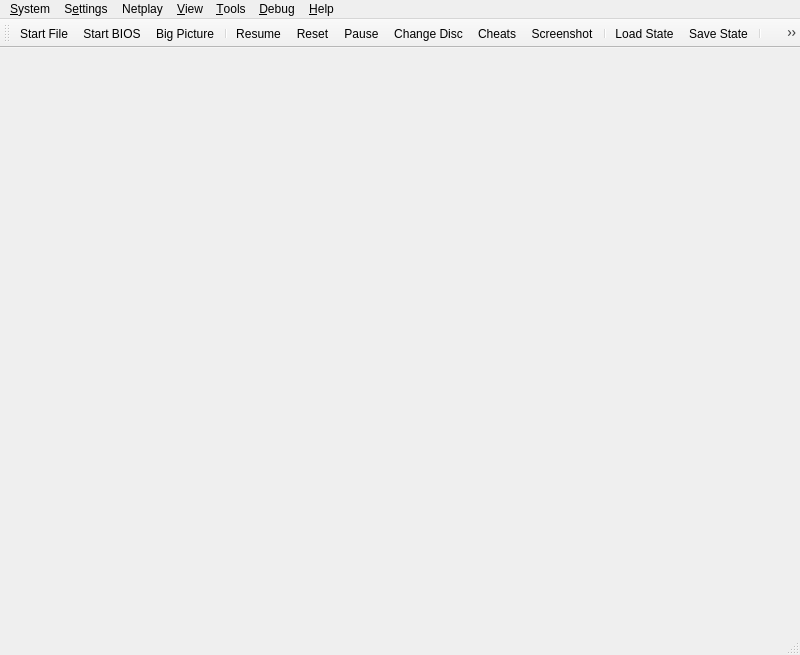
<?xml version="1.0" encoding="UTF-8"?>
<ui version="4.0">
 <class>MainWindow</class>
 <widget class="QMainWindow" name="MainWindow">
  <property name="geometry">
   <rect>
    <x>0</x>
    <y>0</y>
    <width>800</width>
    <height>655</height>
   </rect>
  </property>
  <property name="acceptDrops">
   <bool>true</bool>
  </property>
  <property name="windowTitle">
   <string>DuckStation</string>
  </property>
  <property name="windowIcon">
   <iconset resource="resources/resources.qrc">
    <normaloff>:/icons/duck.png</normaloff>:/icons/duck.png</iconset>
  </property>
  <widget class="QStackedWidget" name="mainContainer"/>
  <widget class="QMenuBar" name="menuBar">
   <property name="geometry">
    <rect>
     <x>0</x>
     <y>0</y>
     <width>800</width>
     <height>21</height>
    </rect>
   </property>
   <widget class="QMenu" name="menuSystem">
    <property name="title">
     <string>&amp;System</string>
    </property>
    <widget class="QMenu" name="menuChangeDisc">
     <property name="title">
      <string>Change Disc</string>
     </property>
     <property name="icon">
      <iconset theme="disc-line">
       <normaloff>.</normaloff>.</iconset>
     </property>
     <actiongroup name="actionGroupChangeDiscSubImages"/>
     <addaction name="actionChangeDiscFromFile"/>
     <addaction name="actionChangeDiscFromDevice"/>
     <addaction name="actionChangeDiscFromGameList"/>
     <addaction name="actionRemoveDisc"/>
     <addaction name="separator"/>
    </widget>
    <widget class="QMenu" name="menuCheats">
     <property name="title">
      <string>Cheats</string>
     </property>
     <property name="icon">
      <iconset theme="cheats-line">
       <normaloff>.</normaloff>.</iconset>
     </property>
    </widget>
    <widget class="QMenu" name="menuLoadState">
     <property name="title">
      <string>Load State</string>
     </property>
     <property name="icon">
      <iconset theme="folder-open-line">
       <normaloff>.</normaloff>.</iconset>
     </property>
    </widget>
    <widget class="QMenu" name="menuSaveState">
     <property name="title">
      <string>Save State</string>
     </property>
     <property name="icon">
      <iconset theme="save-3-line">
       <normaloff>.</normaloff>.</iconset>
     </property>
    </widget>
    <addaction name="actionStartFile"/>
    <addaction name="actionStartDisc"/>
    <addaction name="actionStartBios"/>
    <addaction name="actionStartFullscreenUI"/>
    <addaction name="actionResumeLastState"/>
    <addaction name="separator"/>
    <addaction name="actionPowerOff"/>
    <addaction name="actionPowerOffWithoutSaving"/>
    <addaction name="actionReset"/>
    <addaction name="actionPause"/>
    <addaction name="menuChangeDisc"/>
    <addaction name="separator"/>
    <addaction name="menuCheats"/>
    <addaction name="actionScreenshot"/>
    <addaction name="separator"/>
    <addaction name="menuLoadState"/>
    <addaction name="menuSaveState"/>
    <addaction name="separator"/>
    <addaction name="actionExit"/>
   </widget>
   <widget class="QMenu" name="menuSettings">
    <property name="title">
     <string>S&amp;ettings</string>
    </property>
    <widget class="QMenu" name="menuSettingsTheme">
     <property name="title">
      <string>Theme</string>
     </property>
     <property name="icon">
      <iconset theme="paint-brush-line">
       <normaloff>.</normaloff>.</iconset>
     </property>
    </widget>
    <widget class="QMenu" name="menuSettingsLanguage">
     <property name="title">
      <string>Language</string>
     </property>
     <property name="icon">
      <iconset theme="global-line">
       <normaloff>.</normaloff>.</iconset>
     </property>
    </widget>
    <addaction name="actionViewGameProperties"/>
    <addaction name="separator"/>
    <addaction name="actionGeneralSettings"/>
    <addaction name="actionGameListSettings"/>
    <addaction name="actionBIOSSettings"/>
    <addaction name="actionConsoleSettings"/>
    <addaction name="actionEmulationSettings"/>
    <addaction name="actionMemoryCardSettings"/>
    <addaction name="actionDisplaySettings"/>
    <addaction name="actionEnhancementSettings"/>
    <addaction name="actionPostProcessingSettings"/>
    <addaction name="actionAudioSettings"/>
    <addaction name="actionAchievementSettings"/>
    <addaction name="actionFolderSettings"/>
    <addaction name="actionAdvancedSettings"/>
    <addaction name="separator"/>
    <addaction name="actionControllerSettings"/>
    <addaction name="actionHotkeySettings"/>
    <addaction name="separator"/>
    <addaction name="actionAddGameDirectory"/>
    <addaction name="actionScanForNewGames"/>
    <addaction name="actionRescanAllGames"/>
    <addaction name="separator"/>
    <addaction name="menuSettingsLanguage"/>
    <addaction name="menuSettingsTheme"/>
   </widget>
   <widget class="QMenu" name="menuHelp">
    <property name="title">
     <string>&amp;Help</string>
    </property>
    <addaction name="actionGitHubRepository"/>
    <addaction name="actionIssueTracker"/>
    <addaction name="actionDiscordServer"/>
    <addaction name="separator"/>
    <addaction name="actionCheckForUpdates"/>
    <addaction name="separator"/>
    <addaction name="actionViewThirdPartyNotices" />
    <addaction name="actionAboutQt"/>
    <addaction name="actionAbout"/>
   </widget>
   <widget class="QMenu" name="menuDebug">
    <property name="title">
     <string>&amp;Debug</string>
    </property>
    <widget class="QMenu" name="menuRenderer">
     <property name="title">
      <string>Switch GPU Renderer</string>
     </property>
    </widget>
    <widget class="QMenu" name="menuCPUExecutionMode">
     <property name="title">
      <string>Switch CPU Emulation Mode</string>
     </property>
    </widget>
    <widget class="QMenu" name="menuCropMode">
     <property name="title">
      <string>Switch Crop Mode</string>
     </property>
    </widget>
    <addaction name="menuCPUExecutionMode"/>
    <addaction name="menuRenderer"/>
    <addaction name="menuCropMode"/>
    <addaction name="actionDisableAllEnhancements"/>
    <addaction name="actionDisableInterlacing"/>
    <addaction name="actionForceNTSCTimings"/>
    <addaction name="separator"/>
    <addaction name="actionCPUDebugger"/>
    <addaction name="actionEnableGDBServer"/>
    <addaction name="separator"/>
    <addaction name="actionDumpRAM"/>
    <addaction name="actionDumpVRAM"/>
    <addaction name="actionDumpSPURAM"/>
    <addaction name="separator"/>
    <addaction name="actionDebugDumpCPUtoVRAMCopies"/>
    <addaction name="actionDebugDumpVRAMtoCPUCopies"/>
    <addaction name="actionDumpAudio"/>
    <addaction name="separator"/>
    <addaction name="actionDebugShowVRAM"/>
    <addaction name="actionDebugShowGPUState"/>
    <addaction name="actionDebugShowCDROMState"/>
    <addaction name="actionDebugShowSPUState"/>
    <addaction name="actionDebugShowTimersState"/>
    <addaction name="actionDebugShowMDECState"/>
    <addaction name="actionDebugShowDMAState"/>
   </widget>
   <widget class="QMenu" name="menu_View">
    <property name="title">
     <string>&amp;View</string>
    </property>
    <widget class="QMenu" name="menuWindowSize">
     <property name="title">
      <string>&amp;Window Size</string>
     </property>
    </widget>
    <addaction name="actionViewToolbar"/>
    <addaction name="actionViewLockToolbar"/>
    <addaction name="actionViewStatusBar"/>
    <addaction name="separator"/>
    <addaction name="actionViewGameList"/>
    <addaction name="actionViewGameGrid"/>
    <addaction name="actionViewSystemDisplay"/>
    <addaction name="separator"/>
    <addaction name="actionFullscreen"/>
    <addaction name="menuWindowSize"/>
    <addaction name="separator"/>
    <addaction name="actionGridViewShowTitles"/>
    <addaction name="actionGridViewZoomIn"/>
    <addaction name="actionGridViewZoomOut"/>
    <addaction name="actionGridViewRefreshCovers"/>
   </widget>
   <widget class="QMenu" name="menu_Tools">
    <property name="title">
     <string>&amp;Tools</string>
    </property>
    <addaction name="actionMemory_Card_Editor"/>
    <addaction name="actionCoverDownloader"/>
    <addaction name="actionCheatManager"/>
    <addaction name="separator"/>
    <addaction name="actionOpenDataDirectory"/>
   </widget>
   <widget class="QMenu" name="menuNetplay">
    <property name="title">
     <string>Netplay</string>
    </property>
    <addaction name="separator"/>
    <addaction name="actionCreateNetplaySession"/>
    <addaction name="actionJoinNetplaySession"/>
   </widget>
   <addaction name="menuSystem"/>
   <addaction name="menuSettings"/>
   <addaction name="menuNetplay"/>
   <addaction name="menu_View"/>
   <addaction name="menu_Tools"/>
   <addaction name="menuDebug"/>
   <addaction name="menuHelp"/>
  </widget>
  <widget class="QToolBar" name="toolBar">
   <property name="windowTitle">
    <string>toolBar</string>
   </property>
   <property name="iconSize">
    <size>
     <width>32</width>
     <height>32</height>
    </size>
   </property>
   <property name="toolButtonStyle">
    <enum>Qt::ToolButtonTextUnderIcon</enum>
   </property>
   <attribute name="toolBarArea">
    <enum>TopToolBarArea</enum>
   </attribute>
   <attribute name="toolBarBreak">
    <bool>false</bool>
   </attribute>
   <addaction name="actionStartFile"/>
   <addaction name="actionStartBios"/>
   <addaction name="actionStartFullscreenUI2"/>
   <addaction name="separator"/>
   <addaction name="actionResumeLastState"/>
   <addaction name="actionReset"/>
   <addaction name="actionPause"/>
   <addaction name="actionChangeDisc"/>
   <addaction name="actionCheats"/>
   <addaction name="actionScreenshot"/>
   <addaction name="separator"/>
   <addaction name="actionLoadState"/>
   <addaction name="actionSaveState"/>
   <addaction name="separator"/>
   <addaction name="actionFullscreen"/>
   <addaction name="actionSettings2"/>
   <addaction name="actionControllerSettings"/>
  </widget>
  <widget class="QStatusBar" name="statusBar"/>
  <action name="actionStartFile">
   <property name="icon">
    <iconset theme="file-line">
     <normaloff>.</normaloff>.</iconset>
   </property>
   <property name="text">
    <string>Start &amp;File...</string>
   </property>
  </action>
  <action name="actionStartDisc">
   <property name="icon">
    <iconset theme="disc-line">
     <normaloff>.</normaloff>.</iconset>
   </property>
   <property name="text">
    <string>Start &amp;Disc...</string>
   </property>
  </action>
  <action name="actionStartBios">
   <property name="icon">
    <iconset theme="chip-line">
     <normaloff>.</normaloff>.</iconset>
   </property>
   <property name="text">
    <string>Start &amp;BIOS</string>
   </property>
  </action>
  <action name="actionScanForNewGames">
   <property name="icon">
    <iconset theme="file-search-line">
     <normaloff>.</normaloff>.</iconset>
   </property>
   <property name="text">
    <string>&amp;Scan For New Games</string>
   </property>
  </action>
  <action name="actionRescanAllGames">
   <property name="icon">
    <iconset theme="refresh-line">
     <normaloff>.</normaloff>.</iconset>
   </property>
   <property name="text">
    <string>&amp;Rescan All Games</string>
   </property>
  </action>
  <action name="actionPowerOff">
   <property name="icon">
    <iconset theme="shut-down-line">
     <normaloff>.</normaloff>.</iconset>
   </property>
   <property name="text">
    <string>Power &amp;Off</string>
   </property>
  </action>
  <action name="actionReset">
   <property name="icon">
    <iconset theme="restart-line">
     <normaloff>.</normaloff>.</iconset>
   </property>
   <property name="text">
    <string>&amp;Reset</string>
   </property>
  </action>
  <action name="actionPause">
   <property name="checkable">
    <bool>true</bool>
   </property>
   <property name="icon">
    <iconset theme="pause-line">
     <normaloff>.</normaloff>.</iconset>
   </property>
   <property name="text">
    <string>&amp;Pause</string>
   </property>
  </action>
  <action name="actionLoadState">
   <property name="icon">
    <iconset theme="folder-open-line">
     <normaloff>.</normaloff>.</iconset>
   </property>
   <property name="text">
    <string>&amp;Load State</string>
   </property>
  </action>
  <action name="actionSaveState">
   <property name="icon">
    <iconset theme="save-3-line">
     <normaloff>.</normaloff>.</iconset>
   </property>
   <property name="text">
    <string>&amp;Save State</string>
   </property>
  </action>
  <action name="actionExit">
   <property name="icon">
    <iconset theme="door-open-line">
     <normaloff>.</normaloff>.</iconset>
   </property>
   <property name="text">
    <string>E&amp;xit</string>
   </property>
  </action>
  <action name="actionBIOSSettings">
   <property name="icon">
    <iconset theme="chip-line">
     <normaloff>.</normaloff>.</iconset>
   </property>
   <property name="text">
    <string>B&amp;IOS</string>
   </property>
  </action>
  <action name="actionConsoleSettings">
   <property name="icon">
    <iconset theme="chip-2-line">
     <normaloff>.</normaloff>.</iconset>
   </property>
   <property name="text">
    <string>C&amp;onsole</string>
   </property>
  </action>
  <action name="actionEmulationSettings">
   <property name="icon">
    <iconset theme="emulation-line">
     <normaloff>.</normaloff>.</iconset>
   </property>
   <property name="text">
    <string>E&amp;mulation</string>
   </property>
  </action>
  <action name="actionControllerSettings">
   <property name="icon">
    <iconset theme="controller-digital-line">
     <normaloff>.</normaloff>.</iconset>
   </property>
   <property name="text">
    <string>&amp;Controllers</string>
   </property>
  </action>
  <action name="actionHotkeySettings">
   <property name="icon">
    <iconset theme="keyboard-line">
     <normaloff>.</normaloff>.</iconset>
   </property>
   <property name="text">
    <string>&amp;Hotkeys</string>
   </property>
  </action>
  <action name="actionDisplaySettings">
   <property name="icon">
    <iconset theme="image-fill">
     <normaloff>.</normaloff>.</iconset>
   </property>
   <property name="text">
    <string>&amp;Display</string>
   </property>
  </action>
  <action name="actionEnhancementSettings">
   <property name="icon">
    <iconset theme="sparkle-fill">
     <normaloff>.</normaloff>.</iconset>
   </property>
   <property name="text">
    <string>&amp;Enhancements</string>
   </property>
  </action>
  <action name="actionPostProcessingSettings">
   <property name="icon">
    <iconset theme="sun-fill">
     <normaloff>.</normaloff>.</iconset>
   </property>
   <property name="text">
    <string>&amp;Post-Processing</string>
   </property>
  </action>
  <action name="actionFullscreen">
   <property name="icon">
    <iconset theme="fullscreen-line">
     <normaloff>.</normaloff>.</iconset>
   </property>
   <property name="text">
    <string>Fullscreen</string>
   </property>
  </action>
  <action name="actionResolution_Scale">
   <property name="text">
    <string>Resolution Scale</string>
   </property>
  </action>
  <action name="actionGitHubRepository">
   <property name="icon">
    <iconset resource="resources/resources.qrc">
     <normaloff>:/icons/github.png</normaloff>:/icons/github.png</iconset>
   </property>
   <property name="text">
    <string>&amp;GitHub Repository...</string>
   </property>
  </action>
  <action name="actionIssueTracker">
   <property name="icon">
    <iconset resource="resources/resources.qrc">
     <normaloff>:/icons/IssueTracker.png</normaloff>:/icons/IssueTracker.png</iconset>
   </property>
   <property name="text">
    <string>&amp;Issue Tracker...</string>
   </property>
  </action>
  <action name="actionDiscordServer">
   <property name="icon">
    <iconset resource="resources/resources.qrc">
     <normaloff>:/icons/discord.png</normaloff>:/icons/discord.png</iconset>
   </property>
   <property name="text">
    <string>&amp;Discord Server...</string>
   </property>
  </action>
  <action name="actionCheckForUpdates">
   <property name="icon">
    <iconset theme="download-2-line">
     <normaloff>.</normaloff>.</iconset>
   </property>
   <property name="text">
    <string>Check for &amp;Updates...</string>
   </property>
  </action>
  <action name="actionViewThirdPartyNotices">
   <property name="text">
    <string>View Third-Party Notices...</string>
   </property>
  </action>
  <action name="actionAboutQt">
   <property name="icon">
    <iconset resource="resources/resources.qrc">
     <normaloff>:/icons/QT.png</normaloff>:/icons/QT.png</iconset>
   </property>
   <property name="text">
    <string>About &amp;Qt...</string>
   </property>
  </action>
  <action name="actionAbout">
   <property name="icon">
    <iconset resource="resources/resources.qrc">
     <normaloff>:/icons/duck_64.png</normaloff>:/icons/duck_64.png</iconset>
   </property>
   <property name="text">
    <string>&amp;About DuckStation...</string>
   </property>
  </action>
  <action name="actionChangeDisc">
   <property name="icon">
    <iconset theme="disc-line">
     <normaloff>.</normaloff>.</iconset>
   </property>
   <property name="text">
    <string>Change Disc...</string>
   </property>
  </action>
  <action name="actionCheats">
   <property name="icon">
    <iconset theme="cheats-line">
     <normaloff>.</normaloff>.</iconset>
   </property>
   <property name="text">
    <string>Cheats...</string>
   </property>
  </action>
  <action name="actionAudioSettings">
   <property name="icon">
    <iconset theme="volume-up-line">
     <normaloff>.</normaloff>.</iconset>
   </property>
   <property name="text">
    <string>Audio</string>
   </property>
  </action>
  <action name="actionAchievementSettings">
   <property name="icon">
    <iconset theme="trophy-line">
     <normaloff>.</normaloff>.</iconset>
   </property>
   <property name="text">
    <string>Achievements</string>
   </property>
  </action>
  <action name="actionFolderSettings">
   <property name="icon">
    <iconset theme="folder-open-line">
     <normaloff>.</normaloff>.</iconset>
   </property>
   <property name="text">
    <string>Folders</string>
   </property>
  </action>
  <action name="actionGameListSettings">
   <property name="icon">
    <iconset theme="folder-open-line">
     <normaloff>.</normaloff>.</iconset>
   </property>
   <property name="text">
    <string>Game List</string>
   </property>
  </action>
  <action name="actionGeneralSettings">
   <property name="icon">
    <iconset theme="settings-3-line">
     <normaloff>.</normaloff>.</iconset>
   </property>
   <property name="text">
    <string>General</string>
   </property>
  </action>
  <action name="actionAdvancedSettings">
   <property name="icon">
    <iconset theme="tools-line">
     <normaloff>.</normaloff>.</iconset>
   </property>
   <property name="text">
    <string>Advanced</string>
   </property>
  </action>
  <action name="actionAddGameDirectory">
   <property name="icon">
    <iconset theme="folder-add-line">
     <normaloff>.</normaloff>.</iconset>
   </property>
   <property name="text">
    <string>Add Game Directory...</string>
   </property>
  </action>
  <action name="actionSettings">
   <property name="icon">
    <iconset theme="settings-3-line">
     <normaloff>.</normaloff>.</iconset>
   </property>
   <property name="text">
    <string>&amp;Settings</string>
   </property>
   <property name="menuRole">
    <enum>QAction::PreferencesRole</enum>
   </property>
  </action>
  <action name="actionSettings2">
   <property name="icon">
    <iconset theme="settings-3-line">
     <normaloff>.</normaloff>.</iconset>
   </property>
   <property name="text">
    <string>&amp;Settings</string>
   </property>
   <property name="menuRole">
    <enum>QAction::PreferencesRole</enum>
   </property>
  </action>
  <action name="actionChangeDiscFromFile">
   <property name="text">
    <string>From File...</string>
   </property>
  </action>
  <action name="actionChangeDiscFromDevice">
   <property name="text">
    <string>From Device...</string>
   </property>
  </action>
  <action name="actionChangeDiscFromGameList">
   <property name="text">
    <string>From Game List...</string>
   </property>
  </action>
  <action name="actionRemoveDisc">
   <property name="text">
    <string>Remove Disc</string>
   </property>
  </action>
  <action name="actionResume_State">
   <property name="text">
    <string>Resume State</string>
   </property>
  </action>
  <action name="actionGlobal_State">
   <property name="text">
    <string>Global State</string>
   </property>
  </action>
  <action name="actionDebugShowVRAM">
   <property name="checkable">
    <bool>true</bool>
   </property>
   <property name="text">
    <string>Show VRAM</string>
   </property>
  </action>
  <action name="actionDebugDumpCPUtoVRAMCopies">
   <property name="checkable">
    <bool>true</bool>
   </property>
   <property name="text">
    <string>Dump CPU to VRAM Copies</string>
   </property>
  </action>
  <action name="actionDebugDumpVRAMtoCPUCopies">
   <property name="checkable">
    <bool>true</bool>
   </property>
   <property name="text">
    <string>Dump VRAM to CPU Copies</string>
   </property>
  </action>
  <action name="actionDisableAllEnhancements">
   <property name="checkable">
    <bool>true</bool>
   </property>
   <property name="text">
    <string>Disable All Enhancements</string>
   </property>
  </action>
  <action name="actionDisableInterlacing">
   <property name="checkable">
    <bool>true</bool>
   </property>
   <property name="text">
    <string>Disable Interlacing</string>
   </property>
  </action>
  <action name="actionForceNTSCTimings">
   <property name="checkable">
    <bool>true</bool>
   </property>
   <property name="text">
    <string>Force NTSC Timings</string>
   </property>
  </action>
  <action name="actionDumpAudio">
   <property name="checkable">
    <bool>true</bool>
   </property>
   <property name="text">
    <string>Dump Audio</string>
   </property>
  </action>
  <action name="actionDumpRAM">
   <property name="text">
    <string>Dump RAM...</string>
   </property>
  </action>
  <action name="actionDumpVRAM">
   <property name="text">
    <string>Dump VRAM...</string>
   </property>
  </action>
  <action name="actionDumpSPURAM">
   <property name="text">
    <string>Dump SPU RAM...</string>
   </property>
  </action>
  <action name="actionDebugShowGPUState">
   <property name="checkable">
    <bool>true</bool>
   </property>
   <property name="text">
    <string>Show GPU State</string>
   </property>
  </action>
  <action name="actionDebugShowCDROMState">
   <property name="checkable">
    <bool>true</bool>
   </property>
   <property name="text">
    <string>Show CD-ROM State</string>
   </property>
  </action>
  <action name="actionDebugShowSPUState">
   <property name="checkable">
    <bool>true</bool>
   </property>
   <property name="text">
    <string>Show SPU State</string>
   </property>
  </action>
  <action name="actionDebugShowTimersState">
   <property name="checkable">
    <bool>true</bool>
   </property>
   <property name="text">
    <string>Show Timers State</string>
   </property>
  </action>
  <action name="actionDebugShowMDECState">
   <property name="checkable">
    <bool>true</bool>
   </property>
   <property name="text">
    <string>Show MDEC State</string>
   </property>
  </action>
  <action name="actionDebugShowDMAState">
   <property name="checkable">
    <bool>true</bool>
   </property>
   <property name="text">
    <string>Show DMA State</string>
   </property>
  </action>
  <action name="actionScreenshot">
   <property name="icon">
    <iconset theme="screenshot-2-line">
     <normaloff>.</normaloff>.</iconset>
   </property>
   <property name="text">
    <string>&amp;Screenshot</string>
   </property>
  </action>
  <action name="actionMemoryCardSettings">
   <property name="icon">
    <iconset theme="memcard-line">
     <normaloff>.</normaloff>.</iconset>
   </property>
   <property name="text">
    <string>&amp;Memory Cards</string>
   </property>
  </action>
  <action name="actionResumeLastState">
   <property name="icon">
    <iconset theme="play-circle-line">
     <normaloff>.</normaloff>.</iconset>
   </property>
   <property name="text">
    <string>Resume</string>
   </property>
   <property name="toolTip">
    <string>Resumes the last save state created.</string>
   </property>
  </action>
  <action name="actionViewToolbar">
   <property name="checkable">
    <bool>true</bool>
   </property>
   <property name="checked">
    <bool>true</bool>
   </property>
   <property name="text">
    <string>&amp;Toolbar</string>
   </property>
  </action>
  <action name="actionViewLockToolbar">
   <property name="checkable">
    <bool>true</bool>
   </property>
   <property name="checked">
    <bool>false</bool>
   </property>
   <property name="text">
    <string>Lock Toolbar</string>
   </property>
  </action>
  <action name="actionViewStatusBar">
   <property name="checkable">
    <bool>true</bool>
   </property>
   <property name="checked">
    <bool>true</bool>
   </property>
   <property name="text">
    <string>&amp;Status Bar</string>
   </property>
  </action>
  <action name="actionViewGameList">
   <property name="icon">
    <iconset theme="list-check">
     <normaloff>.</normaloff>.</iconset>
   </property>
   <property name="text">
    <string>Game &amp;List</string>
   </property>
  </action>
  <action name="actionViewSystemDisplay">
   <property name="enabled">
    <bool>false</bool>
   </property>
   <property name="text">
    <string>System &amp;Display</string>
   </property>
  </action>
  <action name="actionViewGameProperties">
   <property name="enabled">
    <bool>false</bool>
   </property>
   <property name="icon">
    <iconset theme="file-settings-line">
     <normaloff>.</normaloff>.</iconset>
   </property>
   <property name="text">
    <string>Game &amp;Properties</string>
   </property>
  </action>
  <action name="actionMemory_Card_Editor">
   <property name="text">
    <string>Memory &amp;Card Editor</string>
   </property>
  </action>
  <action name="actionCheatManager">
   <property name="text">
    <string>C&amp;heat Manager</string>
   </property>
  </action>
  <action name="actionCPUDebugger">
   <property name="text">
    <string>CPU D&amp;ebugger</string>
   </property>
  </action>
  <action name="actionEnableGDBServer">
   <property name="checkable">
    <bool>true</bool>
   </property>
   <property name="text">
    <string>Enable GDB Server</string>
   </property>
  </action>
  <action name="actionViewGameGrid">
   <property name="icon">
    <iconset theme="function-line">
     <normaloff>.</normaloff>.</iconset>
   </property>
   <property name="text">
    <string>Game &amp;Grid</string>
   </property>
  </action>
  <action name="actionGridViewShowTitles">
   <property name="checkable">
    <bool>true</bool>
   </property>
   <property name="checked">
    <bool>true</bool>
   </property>
   <property name="text">
    <string>Show Titles (Grid View)</string>
   </property>
  </action>
  <action name="actionGridViewZoomIn">
   <property name="text">
    <string>Zoom &amp;In (Grid View)</string>
   </property>
   <property name="shortcut">
    <string>Ctrl++</string>
   </property>
  </action>
  <action name="actionGridViewZoomOut">
   <property name="text">
    <string>Zoom &amp;Out (Grid View)</string>
   </property>
   <property name="shortcut">
    <string>Ctrl+-</string>
   </property>
  </action>
  <action name="actionGridViewRefreshCovers">
   <property name="text">
    <string>Refresh &amp;Covers (Grid View)</string>
   </property>
  </action>
  <action name="actionOpen_Memory_Card_Directory">
   <property name="text">
    <string>Open Memory Card Directory...</string>
   </property>
  </action>
  <action name="actionOpenDataDirectory">
   <property name="text">
    <string>Open Data Directory...</string>
   </property>
  </action>
  <action name="actionPowerOffWithoutSaving">
   <property name="icon">
    <iconset theme="close-line">
     <normaloff>.</normaloff>.</iconset>
   </property>
   <property name="text">
    <string>Power Off &amp;Without Saving</string>
   </property>
  </action>
  <action name="actionStartFullscreenUI">
   <property name="icon">
    <iconset theme="tv-2-line">
     <normaloff>.</normaloff>.</iconset>
   </property>
   <property name="text">
    <string>Start Big Picture Mode</string>
   </property>
  </action>
  <action name="actionStartFullscreenUI2">
   <property name="icon">
    <iconset theme="tv-2-line">
     <normaloff>.</normaloff>.</iconset>
   </property>
   <property name="text">
    <string>Big Picture</string>
   </property>
  </action>
  <action name="actionCoverDownloader">
   <property name="text">
    <string>Cover Downloader</string>
   </property>
  </action>
  <action name="actionCreateNetplaySession">
   <property name="text">
    <string>Create Session...</string>
   </property>
  </action>
  <action name="actionJoinNetplaySession">
   <property name="text">
    <string>Join Session...</string>
   </property>
  </action>
 </widget>
 <resources>
  <include location="resources/resources.qrc"/>
 </resources>
 <connections/>
</ui>
